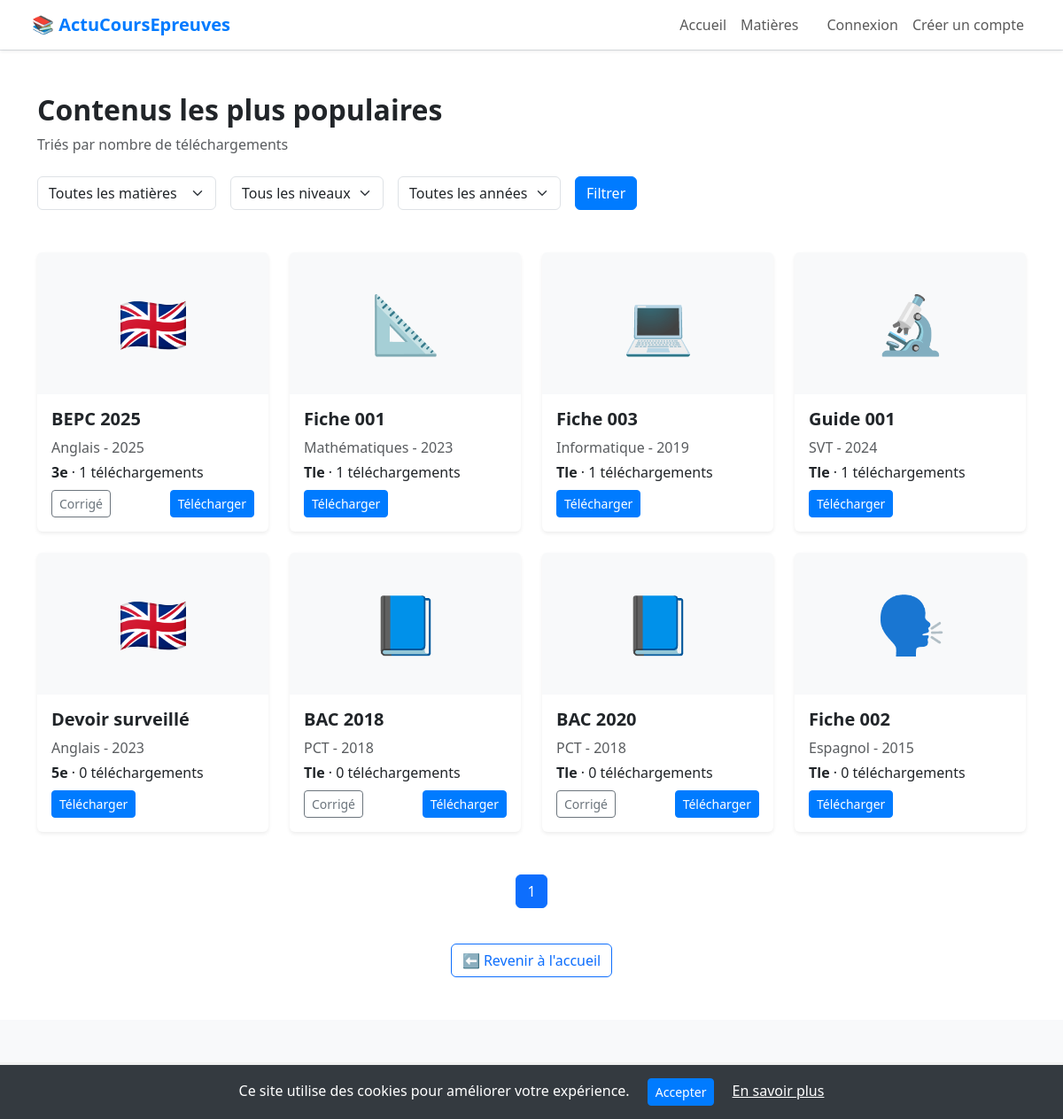
The page /contenus-populaires/ on the database its author committed.
### blog/models.py (models this page shows, shortened)
class Epreuve(models.Model):
    niveau = models.CharField(max_length=100, choices=NIVEAUX, default='Tle')
    titre = models.CharField(max_length=255)
    lien_drive = models.URLField(blank=True, null=True)
    lien_drive_corrige = models.URLField(blank=True, null=True)
    prix = models.DecimalField(max_digits=6, decimal_places=2)
    matiere = models.ForeignKey(Matiere, on_delete=models.CASCADE)
    annee = models.PositiveIntegerField(default='2024')
    telechargements = models.IntegerField(default=0)
    created_at = models.DateTimeField(auto_now_add=True)
    utilisateurs_telechargeurs = models.ManyToManyField(User, blank=True)

class Matiere(models.Model):
    nom = models.CharField(max_length=100)
    created_at = models.DateTimeField(auto_now_add=True)
    updated_at = models.DateTimeField(auto_now=True)

class FicheCours(models.Model):
    titre = models.CharField(max_length=200)
    description = models.TextField(blank=True)
    lien_drive = models.URLField(blank=True, null=True)
    matiere = models.ForeignKey(Matiere, on_delete=models.CASCADE)
    prix = models.DecimalField(max_digits=6, decimal_places=2, default=0.0)
    niveau = models.CharField(max_length=100, choices=NIVEAUX, default='Tle')
    annee = models.PositiveIntegerField()
    created_at = models.DateTimeField(auto_now_add=True)
    telechargements = models.PositiveIntegerField(default=0)
    utilisateurs_telechargeurs = models.ManyToManyField(User, blank=True)

class GuideFormation(models.Model):
    titre = models.CharField(max_length=200)
    description = models.TextField(blank=True)
    matiere = models.ForeignKey(Matiere, on_delete=models.CASCADE)
    lien_drive = models.URLField(blank=True, null=True)
    prix = models.DecimalField(max_digits=6, decimal_places=2, default=0.0)
    niveau = models.CharField(max_length=100, choices=NIVEAUX, default='Tle')
    annee = models.PositiveIntegerField()
    created_at = models.DateTimeField(auto_now_add=True)
    telechargements = models.PositiveIntegerField(default=0)
    utilisateurs_telechargeurs = models.ManyToManyField(User, blank=True)

### blog/views.py (the view)
# urls.py: path('contenus-populaires/', views.contenus_populaires, name='populaires'),
def contenus_populaires(request):
    matiere_id = request.GET.get('matiere')
    niveau = request.GET.get('niveau')
    annee = request.GET.get('annee')
    matieres = Matiere.objects.all()
    niveaux = [
        "Maternelle 1", "Maternelle 2", "CI", "CP", "CE1", "CE2", "CM1", "CM2",
        "6e", "5e", "4e", "3e", "2nde", "1ere", "Tle",
        "Licence1", "Licence2", "Licence3"
    ]
    epreuves = Epreuve.objects.select_related('matiere').all()
    fiches = FicheCours.objects.select_related('matiere').all()
    guides = GuideFormation.objects.select_related('matiere').all()
    if matiere_id:
        epreuves = epreuves.filter(matiere__id=matiere_id)
        fiches = fiches.filter(matiere__id=matiere_id)
        guides = guides.filter(matiere__id=matiere_id)
    if niveau:
        epreuves = epreuves.filter(niveau=niveau)
        fiches = fiches.filter(niveau=niveau)
        guides = guides.filter(niveau=niveau)
    if annee:
        epreuves = epreuves.filter(annee=annee)
        fiches = fiches.filter(annee=annee)
        guides = guides.filter(annee=annee)
    for e in epreuves:
        e.type_contenu = 'epreuve'
        e.icon = get_matiere_icon(e.matiere.nom if e.matiere else "")
    for f in fiches:
        f.type_contenu = 'fiche'
        f.icon = get_matiere_icon(f.matiere.nom if f.matiere else "")
    for g in guides:
        g.type_contenu = 'guide'
        g.icon = get_matiere_icon(g.matiere.nom if g.matiere else "")
    annees_epreuves = Epreuve.objects.values_list('annee', flat=True).distinct()
    annees_fiches = FicheCours.objects.values_list('annee', flat=True).distinct()
    annees_guides = GuideFormation.objects.values_list('annee', flat=True).distinct()
    annees = sorted(set(annees_epreuves) | set(annees_fiches) | set(annees_guides), reverse=True)
    tous_les_contenus = sorted(
        chain(epreuves, fiches, guides),
        key=attrgetter('telechargements'),
        reverse=True
    )
    paginator = Paginator(tous_les_contenus, 12)
    page_number = request.GET.get('page')
    page_obj = paginator.get_page(page_number)
    context = {
        'page_obj': page_obj,
        'matieres': matieres,
        'niveaux': niveaux,
        'annees': annees,
    }
    return render(request, 'contenus_populaires.html', context)

### blog/utils.py (called while the page is built)
def get_matiere_icon(nom):
    return {
        "Mathématiques": "📐",
        "Physique-Chimie": "⚛️",
        "Français": "📚",
        "SVT": "🔬",
        "Anglais": "🇬🇧",
        "Histoire-Géographie": "🌍",
        "Philosophie": "🤔",
        "EPS": "🏃",
        "Informatique": "💻",
        "Économie": "💰",
        "Technologie": "🔧",
        "Espagnol": "🗣️",
        "Allemand": "🗣️",
        "Arts Appliqués": "🎨",
    }.get(nom, "📘")

### blog/templates/contenus_populaires.html (shortened to what this page needs)
{% extends 'base.html' %}
{% block content %}
<section class="py-5 bg-white border-top">
  <div class="container">
    <div class="mb-4">
      <h2 class="fw-bold">Contenus les plus populaires</h2>
      <p class="text-muted">Triés par nombre de téléchargements</p>
    </div>
    <form method="get" class="row g-3 mb-5">
      <div class="col-12 col-md-auto">
        <select name="matiere" class="form-select">
          <option value="">Toutes les matières</option>
        </select>
      </div>
      <div class="col-12 col-md-auto">
        <select name="niveau" class="form-select">
          <option value="">Tous les niveaux</option>
        </select>
      </div>
      <div class="col-12 col-md-auto">
        <select name="annee" class="form-select">
          <option value="">Toutes les années</option>
        </select>
      </div>
      <div class="col-12 col-md-auto">
        <button type="submit" class="btn btn-primary">Filtrer</button>
      </div>
    </form>
    <div class="row row-cols-1 row-cols-md-2 row-cols-lg-4 g-4">
      {% for contenu in page_obj %}
      <div class="col">
        <div class="card h-100 shadow-sm border-0">
          <div class="card-img-top d-flex justify-content-center align-items-center bg-light"
               style="height: 160px; font-size: 4rem;">
            {{ contenu.icon }}
          </div>
          <div class="card-body">
            <h5 class="card-title fw-bold">{{ contenu.titre }}</h5>
            <p class="text-muted mb-1">
              {% if contenu.matiere %}{{ contenu.matiere.nom }}{% endif %}
              {% if contenu.annee %} - {{ contenu.annee }}{% endif %}
            </p>
            <p class="mb-2">
              <strong>{{ contenu.niveau }}</strong> · {{ contenu.telechargements }} téléchargements
            </p>
            <div class="d-flex justify-content-between">
              {% if contenu.type_contenu == "epreuve" %}
                {% if contenu.lien_drive_corrige %}
                  <a href="{% url 'telecharger_corrige' contenu.id %}" class="btn btn-outline-secondary btn-sm">Corrigé</a>
                {% endif %}
                <a href="{% url 'telecharger_epreuve' contenu.id %}" class="btn btn-primary btn-sm">Télécharger</a>
              {% elif contenu.type_contenu == "fiche" %}
                <a href="{% url 'telecharger_fiche' contenu.id %}" class="btn btn-primary btn-sm">Télécharger</a>
              {% elif contenu.type_contenu == "guide" %}
                <a href="{% url 'telecharger_guide' contenu.id %}" class="btn btn-primary btn-sm">Télécharger</a>
              {% endif %}
            </div>
          </div>
        </div>
      </div>
      {% endfor %}
    </div>
    <div class="mt-5 d-flex justify-content-center">
      <nav aria-label="Pagination">
        <ul class="pagination">
          {% for num in page_obj.paginator.page_range %}
            <li class="page-item {% if page_obj.number == num %}active{% endif %}">
              <a class="page-link"
                  href="?page={{ num }}
                    {% if request.GET.annee %}&annee={{ request.GET.annee }}{% endif %}">
                   {{ num }}
              </a>
            </li>
          {% endfor %}
        </ul>
      </nav>
    </div>
    <div class="text-center mt-4">
      <a href="{% url 'home' %}" class="btn btn-outline-primary">⬅ Revenir à l'accueil</a>
    </div>
  </div>
</section>
{% endblock %}

### blog/templates/base.html (style rules this page uses)
body { background-color: #f8f9fa; }
.btn-primary { background-color: #007bff; border-color: #007bff; }

### rows shown on the page
Epreuve: icon "🇬🇧", titre "BEPC 2025", matiere.nom "Anglais", annee "2025", niveau "3e", telechargements "1", shows "Corrigé", shows "Télécharger"
FicheCours: icon "📐", titre "Fiche 001", matiere.nom "Mathématiques", annee "2023", niveau "Tle", telechargements "1", shows "Télécharger"
FicheCours: icon "💻", titre "Fiche 003", matiere.nom "Informatique", annee "2019", niveau "Tle", telechargements "1", shows "Télécharger"
GuideFormation: icon "🔬", titre "Guide 001", matiere.nom "SVT", annee "2024", niveau "Tle", telechargements "1", shows "Télécharger"
Epreuve: icon "🇬🇧", titre "Devoir surveillé", matiere.nom "Anglais", annee "2023", niveau "5e", telechargements "0", shows "Télécharger"
Epreuve: icon "📘", titre "BAC 2018", matiere.nom "PCT", annee "2018", niveau "Tle", telechargements "0", shows "Corrigé", shows "Télécharger"
Epreuve: icon "📘", titre "BAC 2020", matiere.nom "PCT", annee "2018", niveau "Tle", telechargements "0", shows "Corrigé", shows "Télécharger"
FicheCours: icon "🗣️", titre "Fiche 002", matiere.nom "Espagnol", annee "2015", niveau "Tle", telechargements "0", shows "Télécharger"

### other values the page prints
{{ num }} "1"
